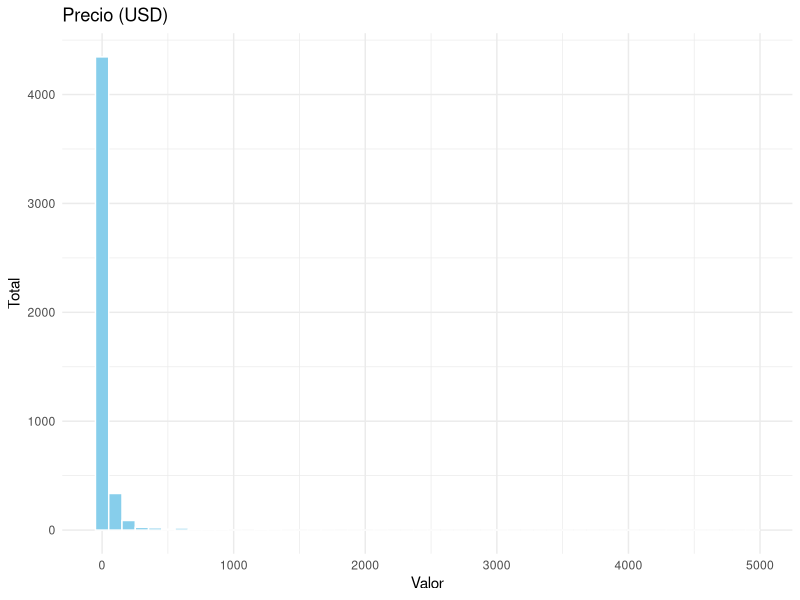
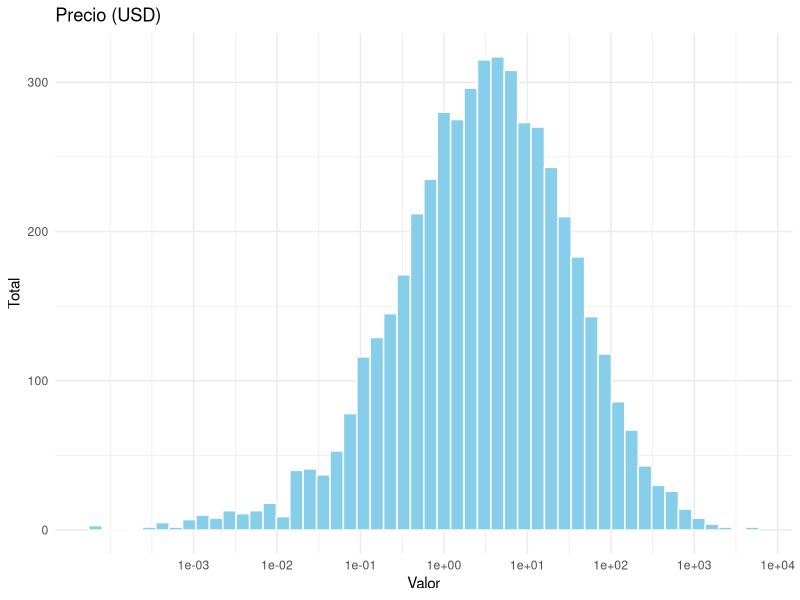
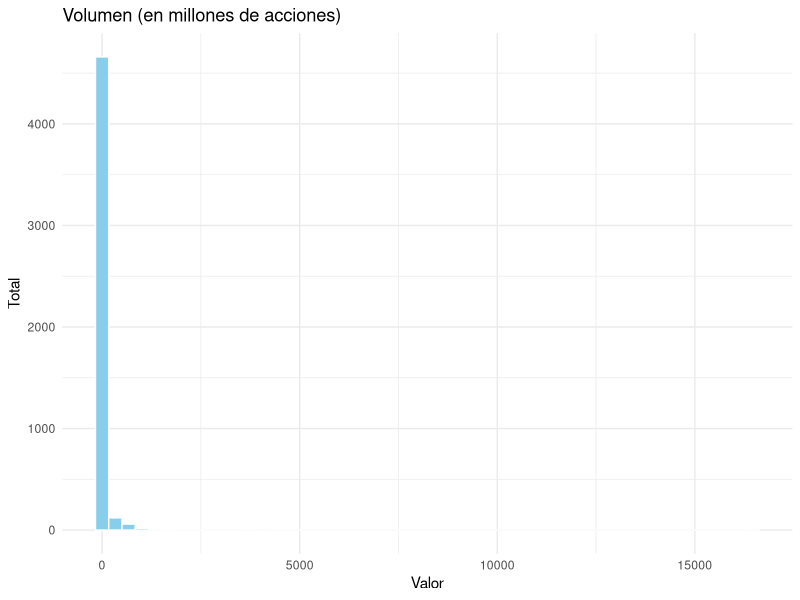
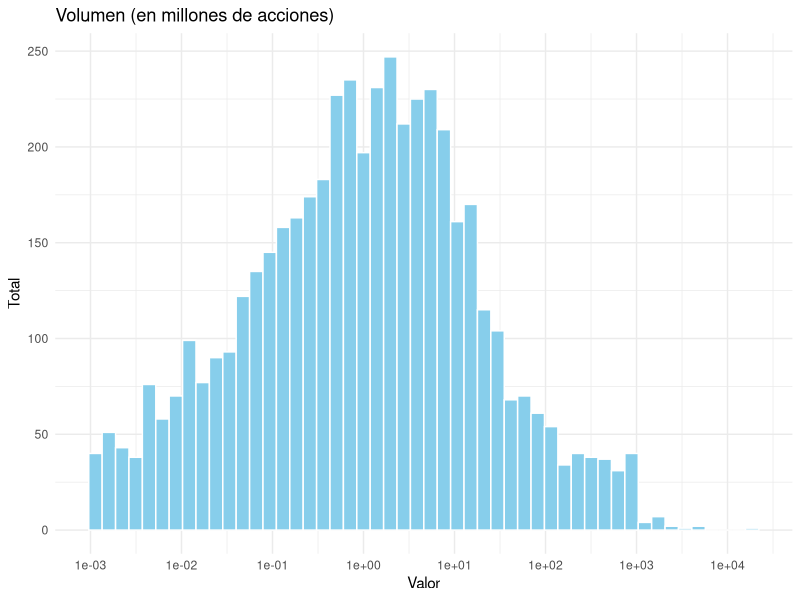
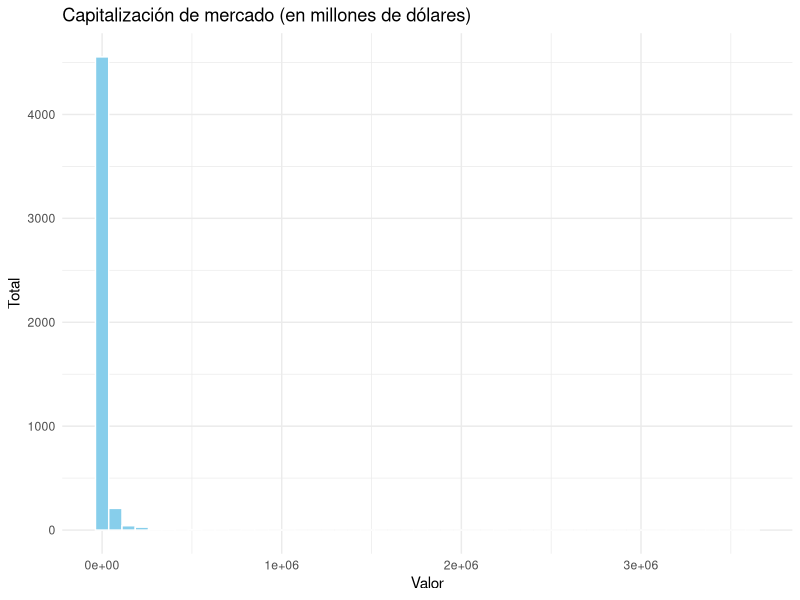
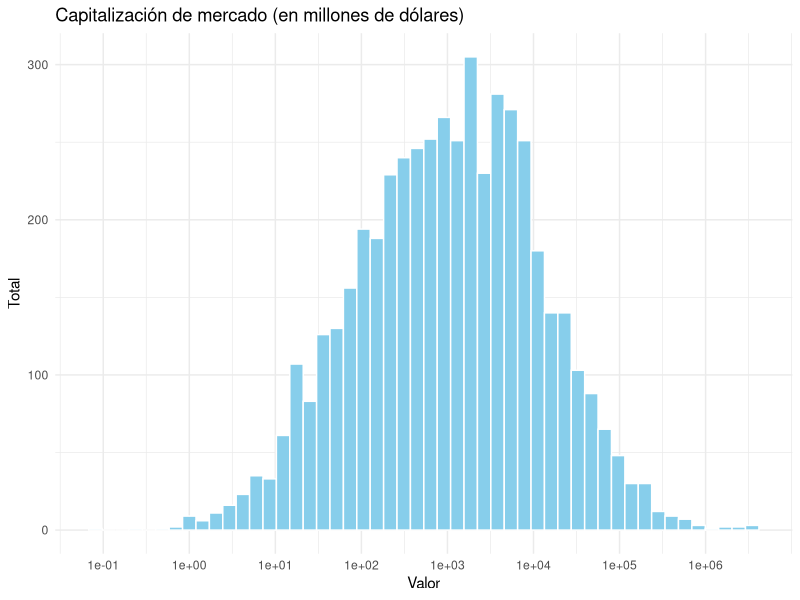
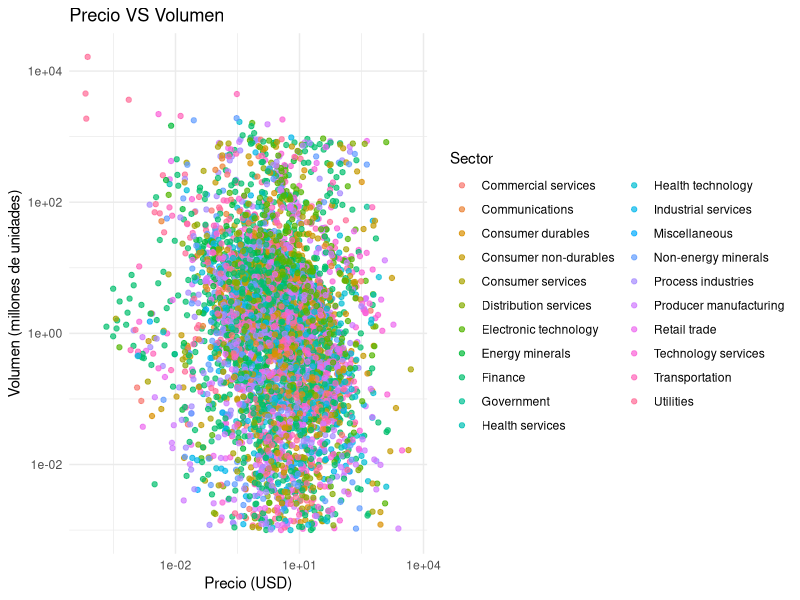

Write R code to recreate these figures, in order.
## ---- chunk 1
knitr::opts_chunk$set(echo = TRUE, cache = FALSE)
## ---- chunk 2
# Instalación de diferentes paquetes que serán necesarios
if (!require("ggplot2")) install.packages("ggplot2")
library(ggplot2)
if (!require("dplyr")) install.packages("dplyr")
library(dplyr)
## ---- chunk 3
df <- read.csv("./data/results.csv", stringsAsFactors = FALSE)
summary(df)
dim(df)
## ---- chunk 4
names(df)[names(df) == "Market.Cap..M."] <- "MarketCap"
names(df)[names(df) == "Volume..M."] <- "Volume"
names(df)
## ---- chunk 5
na_counts <- sapply(df, function(x) sum(is.na(x) | x == ""))
print(na_counts)
## ---- chunk 6
df$Symbol[is.na(df$Symbol)] <- df$Name[is.na(df$Symbol)]
df$Sector[df$Sector == "" | is.na(df$Sector)] <- "Undefined"
df <- df[!is.na(df$MarketCap),]

na_counts <- sapply(df, function(x) sum(is.na(x) | x == ""))
print(na_counts)
## ---- chunk 7
df$Sector <- as.factor(df$Sector)
summary(df$Sector)
## ---- chunk 8
df$Currency <- as.factor(df$Currency)
summary(df$Currency)
length(unique(df$Currency))
## ---- chunk 9
erl <- read.csv("./data/exchange_rates_usd.csv", stringsAsFactors = FALSE)
head(erl)

df <- df %>%
  left_join(erl, by = "Currency") %>%
  mutate(
    PriceUSD = Price / USD,
    MarketCapUSD = MarketCap / USD
  ) %>%
  select(-USD)

summary(df)
## ---- chunk 10
unique(df$Currency[is.na(df$PriceUSD)])
## ---- chunk 11
adjustments <- data.frame(
  orig = c("GBX", "ILA", "KWF", "ZAC"),
  dest = c("GBP", "ILS", "KWD", "ZAR"),
  mult = c(0.01, 0.01, 0.001, 0.01)
)

df <- df %>%
  left_join(adjustments, by = c("Currency" = "orig")) %>%
  mutate(
    Price = ifelse(!is.na(mult), Price * mult, Price),
    Currency = ifelse(!is.na(dest), dest, Currency)
  ) %>%
  select(-dest, -mult) %>%
  left_join(erl, by = "Currency") %>%
  mutate(
    PriceUSD = Price / USD,
    MarketCapUSD = MarketCap / USD
  ) %>%
  select(-USD)

summary(df)
## ---- chunk 12
dim(df)
## ---- chunk 13
ggplot(df, aes(x = PriceUSD)) +
  geom_histogram(bins = 50, fill = "skyblue", color = "white") +
  labs(title = "Precio (USD)", x = "Valor", y = "Total") +
  theme_minimal()
## ---- chunk 14
ggplot(df, aes(x = PriceUSD)) +
  geom_histogram(bins = 50, fill = "skyblue", color = "white") +
  scale_x_log10(breaks = c(0.001, 0.01, 0.1, 1, 10, 100, 1000, 10000)) +
  labs(title = "Precio (USD)", x = "Valor", y = "Total") +
  theme_minimal()
## ---- chunk 15
topn <- df %>%
  arrange(desc(PriceUSD)) %>%
  slice_head(n = 20) %>%
  select(Symbol, Country, PriceUSD, Sector)
topn

botn <- df %>%
  arrange(PriceUSD) %>%
  slice_head(n = 20) %>%
  select(Symbol, Country, PriceUSD, Sector)
botn
## ---- chunk 16
ggplot(df, aes(x = Volume)) +
  geom_histogram(bins = 50, fill = "skyblue", color = "white") +
  labs(title = "Volumen (en millones de acciones)", x = "Valor", y = "Total") +
  theme_minimal()
## ---- chunk 17
ggplot(df, aes(x = Volume)) +
  geom_histogram(bins = 50, fill = "skyblue", color = "white") +
  scale_x_log10(breaks = c(0.0001, 0.001, 0.01, 0.1, 1, 10, 100, 1000, 10000)) +
  labs(title = "Volumen (en millones de acciones)", x = "Valor", y = "Total") +
  theme_minimal()
## ---- chunk 18
topn <- df %>%
  arrange(desc(Volume)) %>%
  slice_head(n = 20) %>%
  select(Symbol, Country, PriceUSD, Volume, Sector)
topn

botn <- df %>%
  arrange(Volume) %>%
  slice_head(n = 20) %>%
  select(Symbol, Country, PriceUSD, Volume, Sector)
botn
## ---- chunk 19
sum(df$Volume == 0, na.rm = TRUE)
## ---- chunk 20
df <- df[df$Volume != 0,]

botn <- df %>%
  arrange(Volume) %>%
  slice_head(n = 20) %>%
  select(Symbol, Country, PriceUSD, Volume, Sector)
botn
## ---- chunk 21
ggplot(df, aes(x = MarketCapUSD)) +
  geom_histogram(bins = 50, fill = "skyblue", color = "white") +
  labs(title = "Capitalización de mercado (en millones de dólares)", x = "Valor", y = "Total") +
  theme_minimal()

ggplot(df, aes(x = MarketCapUSD)) +
  geom_histogram(bins = 50, fill = "skyblue", color = "white") +
  scale_x_log10(breaks = c(0.0001, 0.001, 0.01, 0.1, 1, 10, 100, 1000, 10000, 100000, 1000000)) +
  labs(title = "Capitalización de mercado (en millones de dólares)", x = "Valor", y = "Total") +
  theme_minimal()
## ---- chunk 22
botn <- df %>%
  arrange(MarketCapUSD) %>%
  slice_head(n = 20) %>%
  select(Country, PriceUSD, Volume, MarketCapUSD, Sector)
botn
## ---- chunk 23
ggplot(df, aes(x = PriceUSD, y = Volume, color = Sector)) +
  geom_point(alpha = 0.7) +
  scale_x_log10() +
  scale_y_log10() +
  labs(title = "Precio VS Volumen", x = "Precio (USD)", y = "Volumen (millones de unidades)") +
  theme_minimal()
